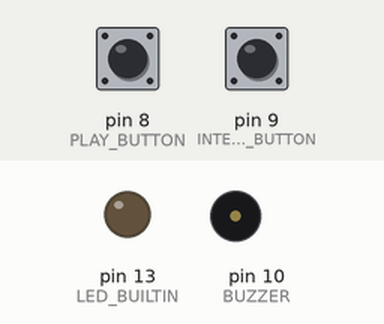
Bench run of a sketch on a simulated Arduino Uno, built with avr-gcc and run on an emulated ATmega328P. On the bench: output pins drawn as LEDs (lit = HIGH), buzzer (waves = sounding). The inputs (shaded band) are chosen by the test bench; at power-on: pin 8 (PLAY_BUTTON) LOW, pin 9 (INTENSIFY_BUTTON) LOW.

Above: at 2.3 s.
2.4 s: pin 8 (PLAY_BUTTON) pulled HIGH for 0.9 s
At 3.15 s:
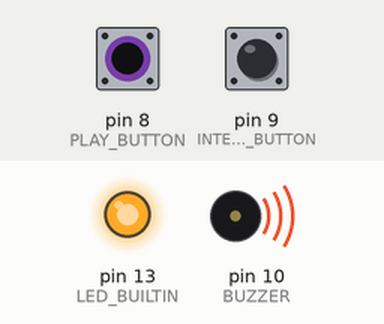
4.8 s: pin 8 (PLAY_BUTTON) pulled HIGH for 0.9 s
At 4.87 s:
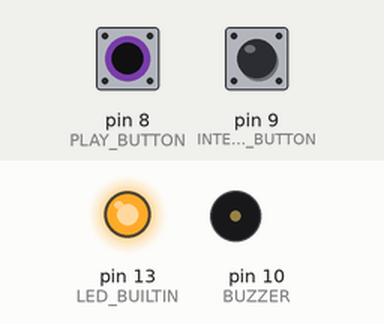
8.3 s: pin 8 (PLAY_BUTTON) pulled HIGH for 3.2 s
At 13.0 s:
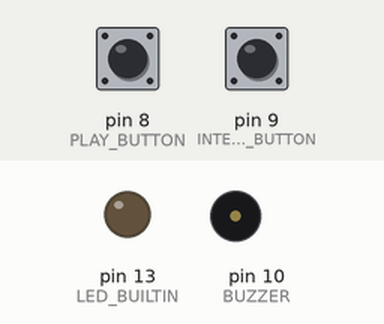
Timing chart, 0 to 14.5 s (numbered marks = the images above; inputs shaded):
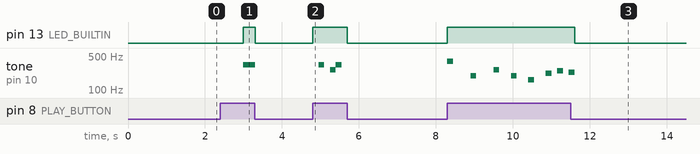

The sketch:

pressButtonToPlaySong.ino
```cpp
#include <stdio.h>
#include <string.h>

// importar apenas um arquivo de música, já que todos eles exportam vars song e beatsPerMin
#include "marioSong.h"

int PLAY_BUTTON = 8;
int INTENSIFY_BUTTON = 9;
int BUZZER = 10;

int currentNotePosition = 0;

// the setup function runs once when you press reset or power the board
void setup()
{
  // initialize digital pin LED_BUILTIN as an output.
  pinMode(INTENSIFY_BUTTON, INPUT);
  pinMode(PLAY_BUTTON, INPUT);
  pinMode(BUZZER, OUTPUT);
  pinMode(LED_BUILTIN, OUTPUT);
}

// the loop function runs over and over again forever
void loop()
{

  if (digitalRead(PLAY_BUTTON) == HIGH)
  {
    playNote(song[currentNotePosition]);
  }
  else
  {
    noTone(BUZZER);
    digitalWrite(LED_BUILTIN, LOW);
  }

  pauseBeforeRestart();
}

void playNote(Note note)
{
  int intensity = digitalRead(INTENSIFY_BUTTON) == HIGH ? 2 : 1;

  int songNotesCount = sizeof(song) / sizeof(song[0]);
  currentNotePosition >= songNotesCount ? currentNotePosition = 0 : currentNotePosition++;

  int frequency = note.frequency * pow(2, note.octave) * pow(intensity, 2);

  tone(BUZZER, frequency);
  digitalWrite(LED_BUILTIN, HIGH);

  delay(note.beats * beatDurationMs / intensity);

  digitalWrite(LED_BUILTIN, LOW);
}

void pauseBeforeRestart()
{
  // pra loop da mesma música ter um respiro entre o fim dela e o recomeço
  if (currentNotePosition == 0)
  {
    delay(750);
  }
}
```

marioSong.h
```cpp
#include "notes.h"

// SONGS
// Mario
// https://www.sheetmusicplus.com/en/product/super-mario-bros-theme-22437045.html
int beatDurationMs = 150;
Note song[] = {
    {fourthOctave, miFreq, quarter},
    {fourthOctave, miFreq, quarter},
    {fourthOctave, silenceFreq, quarter},
    {fourthOctave, miFreq, quarter},

    {fourthOctave, silenceFreq, quarter},
    {fourthOctave, doFreq, quarter},
    {fourthOctave, miFreq, quarter},
    {fourthOctave, silenceFreq, quarter},

    {fourthOctave, solFreq, quarter},
    {fourthOctave, silenceFreq, quarter},
    {fourthOctave, silenceFreq, half},

    {thirdOctave, solFreq, quarter},
    {fourthOctave, silenceFreq, quarter},
    {fourthOctave, silenceFreq, half},

    // BARRA

    {fourthOctave, doFreq, quarter},
    {fourthOctave, silenceFreq, quarter},
    {thirdOctave, silenceFreq, quarter},
    {thirdOctave, solFreq, quarter},

    {thirdOctave, silenceFreq, half},
    {thirdOctave, miFreq, quarter},
    {thirdOctave, silenceFreq, quarter},

    {thirdOctave, silenceFreq, quarter},
    {thirdOctave, laFreq, quarter},
    {thirdOctave, silenceFreq, quarter},
    {thirdOctave, siFreq, quarter},

    {thirdOctave, silenceFreq, quarter},
    {thirdOctave, siBemolFreq, quarter},
    {thirdOctave, laFreq, quarter},
    {thirdOctave, silenceFreq, quarter},

    {thirdOctave, solFreq, quarter},
    {fourthOctave, miFreq, eighth},
    {fourthOctave, solFreq, eighth},
    {fourthOctave, laFreq, quarter},
    {thirdOctave, silenceFreq, quarter},

    {fourthOctave, faFreq, quarter},
    {fourthOctave, solFreq, quarter},
    {fourthOctave, silenceFreq, quarter},
    {fourthOctave, miFreq, quarter},

    {fourthOctave, silenceFreq, quarter},
    {fourthOctave, doFreq, quarter},
    {fourthOctave, reFreq, quarter},
    {thirdOctave, siFreq, quarter},

    // BARRA
    {fourthOctave, silenceFreq, half},
    {fourthOctave, solFreq, quarter},
    {fourthOctave, faSustFreq, quarter},

    {fourthOctave, faFreq, quarter},
    {fourthOctave, reSustFreq, quarter},
    {fourthOctave, miFreq, quarter},

    {thirdOctave, silenceFreq, quarter},
    {thirdOctave, solFreq, quarter},
    {thirdOctave, laFreq, quarter},
    {fourthOctave, doFreq, quarter},

    {fourthOctave, silenceFreq, quarter},
    {fourthOctave, laFreq, quarter},
    {fourthOctave, doFreq, quarter},
    {fourthOctave, reFreq, quarter},

    {fourthOctave, silenceFreq, half},
    {fourthOctave, solFreq, quarter},
    {fourthOctave, faSustFreq, quarter},

    {fourthOctave, faFreq, quarter},
    {fourthOctave, reSustFreq, quarter},
    {fourthOctave, miFreq, quarter},

    {fourthOctave, silenceFreq, quarter},
    {fourthOctave, doFreq, quarter},
    {fourthOctave, silenceFreq, quarter},
    {fourthOctave, doFreq, quarter},

    {fourthOctave, doFreq, quarter},
    {fourthOctave, silenceFreq, quarter},
    {fourthOctave, silenceFreq, half},

    // apaguei essa seção pq tava esquisita
    // {fourthOctave, silenceFreq, half},
    // {fourthOctave, solFreq, quarter},
    // {fourthOctave, faSustFreq, quarter},
};
```

notes.h
```cpp
struct Note
{
    int octave;
    float frequency;
    float beats;
};

int firstOctave = 1;
int secondOctave = 2;
int thirdOctave = 3;
int fourthOctave = 4;
int fifthOctave = 5;
int sixthOctave = 6;
int seventhOctave = 7;

// https://mixbutton.com/mixing-articles/music-note-to-frequency-chart/
float silenceFreq = 0;

float doFreq = 16.35;
float doSustFreq = 17.32;

float reBemolFreq = 17.32;
float reFreq = 18.35;
float reSustFreq = 19.45;

float miBemolFreq = 19.45;
float miFreq = 20.60;

float faFreq = 21.83;
float faSustFreq = 23.12;

float solBemolFreq = 23.12;
float solFreq = 24.50;
float solSustFreq = 25.96;

float laBemolFreq = 24.50;
float laFreq = 27.50;
float laSustFreq = 29.14;

float siBemolFreq = 29.14;
float siFreq = 30.87;

// https://www.pinterest.co.uk/pin/14073817568351809/
// https://www.shutterstock.com/pt/image-vector/vector-illustration-musical-notes-pauses-black-565452850
float whole = 4;        // 4 beat
float dottedHalf = 3;   // 3 beat
float half = 2;         // 2 beat
float quarter = 1;      // 1 beat
float eighth = 0.5;     // 1/2 beat
float sixteenth = 0.25; // 1/4 beat
```

Measured:
- after the input at 2.4 s, pin 13 (LED_BUILTIN): LOW → HIGH after 0.60 s, → LOW 0.30 s later; tone on pin 10 (BUZZER): silent → 329 Hz after 0.60 s, → silent 0.30 s later
- after the input at 4.8 s, pin 13 (LED_BUILTIN): LOW → HIGH at once, → LOW 0.90 s later; tone on pin 10 (BUZZER): plays 329 Hz for 0.15 s, 261 Hz for 0.15 s, 329 Hz for 0.15 s, starting after 0.15 s
- after the input at 8.3 s, pin 13 (LED_BUILTIN): LOW → HIGH at once, → LOW 3.3 s later; tone on pin 10 (BUZZER): plays 392 Hz for 0.15 s, 196 Hz for 0.15 s, 261 Hz for 0.15 s, 196 Hz for 0.15 s, 164 Hz for 0.15 s, 220 Hz for 0.15 s … (8 notes in this stretch), starting at once
